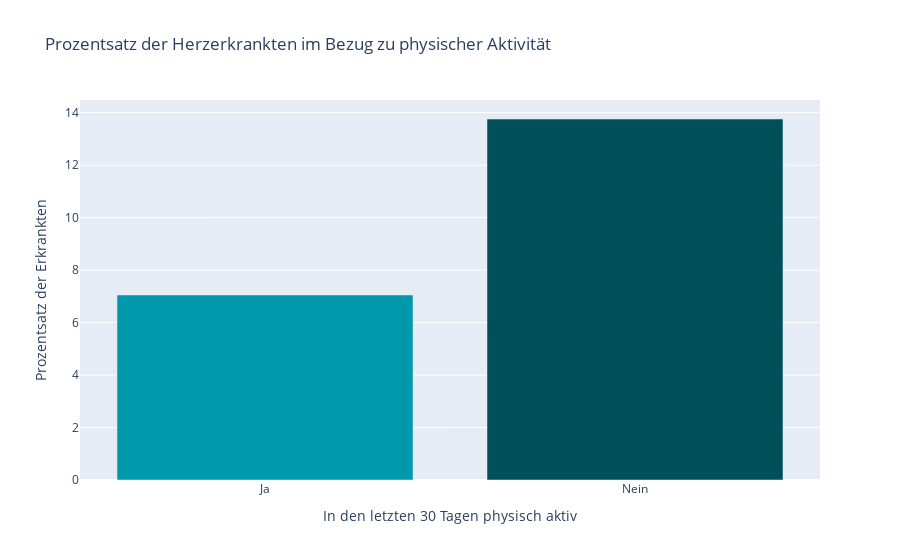

The code cell stored with this chart in its notebook:
### Markdown cell above
### Physische Aktivität

### Code cell
grouped_data = heart_data.groupby(['PhysicalActivity', 'HeartDisease']).size().unstack(fill_value=0)

# Berechnen des Prozentsatzes der erkrankten Personen
grouped_data['Total'] = grouped_data.sum(axis=1)
grouped_data['Percent_Yes'] = grouped_data['Ja'] / grouped_data['Total'] * 100

# Visualisierung
fig = go.Figure()

fig.add_trace(go.Bar(
    x=grouped_data.index,
    y=grouped_data['Percent_Yes'],
    name='Erkrankte',
    marker_color=['#0099ab','#005059']
))

fig.update_layout(
    title='Prozentsatz der Herzerkrankten im Bezug zu physischer Aktivität',
    xaxis=dict(title='In den letzten 30 Tagen physisch aktiv'),
    yaxis=dict(title='Prozentsatz der Erkrankten'),
    showlegend=False
)

fig.show()

### Figure 1 — Plotly figure (JSON) as saved in the notebook; plotly's stock layout.template omitted (floating-point values rounded to 4 significant figures)
{"data": [{"marker": {"color": ["#0099ab", "#005059"]}, "name": "Erkrankte", "type": "bar", "x": ["Ja", "Nein"], "y": [7.053, 13.76]}], "layout": {"showlegend": false, "title": {"text": "Prozentsatz der Herzerkrankten im Bezug zu physischer Aktivität"}, "xaxis": {"title": {"text": "In den letzten 30 Tagen physisch aktiv"}}, "yaxis": {"title": {"text": "Prozentsatz der Erkrankten"}}}}
